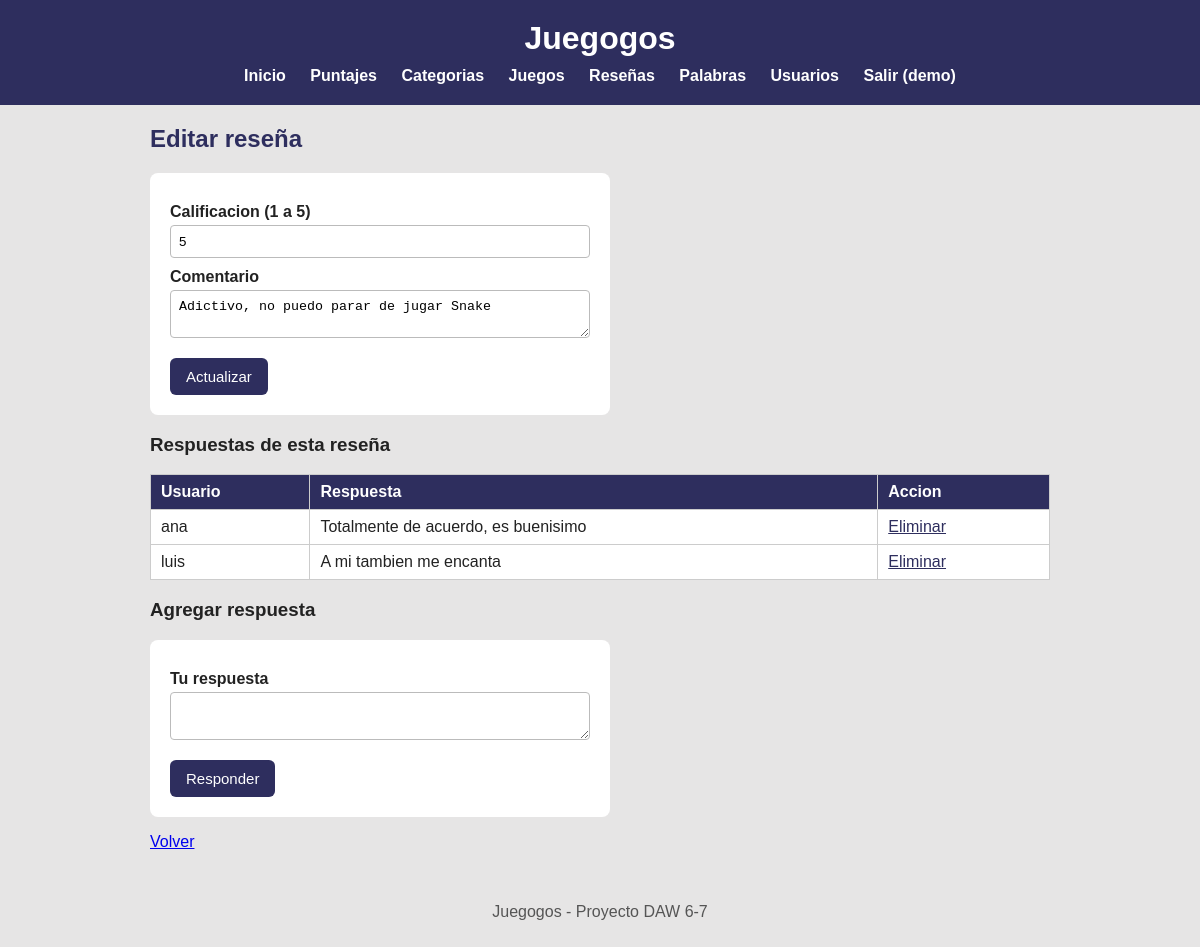
Screenshot of /index.php?url=resenas/editarForm&id=1 (signed in) with the database file from the repository.
### tables this page shows
CREATE TABLE resenas (
  id           INT AUTO_INCREMENT PRIMARY KEY,
  usuario_id   INT NOT NULL,
  juego_id     INT NOT NULL,
  calificacion INT NOT NULL,
  comentario   TEXT,
  fecha        DATETIME DEFAULT CURRENT_TIMESTAMP,
  FOREIGN KEY (usuario_id) REFERENCES usuarios(id) ON DELETE CASCADE,
  FOREIGN KEY (juego_id)   REFERENCES juegos(id)   ON DELETE CASCADE
);

CREATE TABLE respuestas (
  id         INT AUTO_INCREMENT PRIMARY KEY,
  resena_id  INT NOT NULL,
  usuario_id INT NOT NULL,
  texto      TEXT NOT NULL,
  fecha      DATETIME DEFAULT CURRENT_TIMESTAMP,
  FOREIGN KEY (resena_id)  REFERENCES resenas(id)  ON DELETE CASCADE,
  FOREIGN KEY (usuario_id) REFERENCES usuarios(id) ON DELETE CASCADE
);

CREATE TABLE usuarios (
  id      INT AUTO_INCREMENT PRIMARY KEY,
  usuario VARCHAR(50)  NOT NULL UNIQUE,
  correo  VARCHAR(100) NOT NULL,
  clave   VARCHAR(255) NOT NULL
);

### app/controllers/ResenaController.php (called while the page is built, shortened)
<?php
require_once __DIR__ . "/../models/Resena.php";
require_once __DIR__ . "/../models/Respuesta.php";
class ResenaController
{
    public function editarForm()
    {
        $id = $_GET["id"] ?? 0;
        $resena = Resena::obtenerPorId($id);
        $respuestas = Respuesta::obtenerPorResena($id);
        require __DIR__ . "/../views/resenas/editar.php";
    }
}

### app/models/Resena.php (called while the page is built, shortened)
<?php
class Resena
{
    public static function obtenerPorId($id)
    {
        $conn = Conexion::conectar();
        $id = (int)$id;
        $sql = "SELECT id, usuario_id, juego_id, calificacion, comentario
                FROM resenas WHERE id=$id LIMIT 1";
        $res = $conn->query($sql);
        return $res->fetch_assoc();
    }
}

### app/models/Respuesta.php (called while the page is built, shortened)
<?php
class Respuesta
{
    public static function obtenerPorResena($resena_id)
    {
        $conn = Conexion::conectar();
        $resena_id = (int)$resena_id;
        $sql = "SELECT rp.id, rp.texto, rp.fecha,
                       u.usuario AS nombre_usuario
                FROM respuestas rp
                JOIN usuarios u ON u.id = rp.usuario_id
                WHERE rp.resena_id = $resena_id
                ORDER BY rp.id";
        $res = $conn->query($sql);
        $respuestas = [];
        while ($fila = $res->fetch_assoc()) {
            $respuestas[] = $fila;
        }
        return $respuestas;
    }
}

### app/views/resenas/editar.php (the view, shortened to what this page needs)
<?php $titulo = "Editar reseña"; require __DIR__ . "/../partials/header.php"; ?>
<h2>Editar reseña</h2>
<?php if (!$resena): ?>
    <p class="mensaje">No existe la reseña.</p>
    <p><a href="index.php?url=resenas/listar">Volver</a></p>
<?php else: ?>
    <form method="POST" action="index.php?url=resenas/actualizar" onsubmit="return validar()">
        <label for="calificacion">Calificacion (1 a 5)</label>
        <input type="number" id="calificacion" name="calificacion" min="1" max="5"
               value="<?= htmlspecialchars($resena["calificacion"]) ?>" required>
        <label for="comentario">Comentario</label>
        <textarea id="comentario" name="comentario"><?= htmlspecialchars($resena["comentario"]) ?></textarea>
        <button type="submit">Actualizar</button>
    </form>
    <h3>Respuestas de esta reseña</h3>
    <table>
        <tr>
            <th>Usuario</th>
            <th>Respuesta</th>
            <th>Accion</th>
        </tr>
        <?php foreach ($respuestas as $rp): ?>
            <tr>
                <td><?= htmlspecialchars($rp["nombre_usuario"]) ?></td>
                <td><?= htmlspecialchars($rp["texto"]) ?></td>
                <td>
                    <a href="index.php?url=respuestas/eliminar&id=<?= $rp["id"] ?>&resena_id=<?= $resena["id"] ?>"
                       onclick="return confirm('Eliminar respuesta?')">Eliminar</a>
                </td>
            </tr>
        <?php endforeach; ?>
    </table>
    <h3>Agregar respuesta</h3>
    <form method="POST" action="index.php?url=respuestas/crear" onsubmit="return validarResp()">
        <label for="texto">Tu respuesta</label>
        <textarea id="texto" name="texto" required></textarea>
        <button type="submit">Responder</button>
    </form>
    <p><a href="index.php?url=resenas/listar">Volver</a></p>
<?php endif; ?>
<?php require __DIR__ . "/../partials/footer.php"; ?>

### public/css/estilos.css (style rules this page uses)
body { font-family: Arial, Helvetica, sans-serif; margin: 0; padding: 0; background-color: rgb(230, 229, 229); color: #222; }
h2 { color: rgb(46, 46, 94); }
.boton, button { display: inline-block; background-color: rgb(46, 46, 94); color: white; border: none; padding: 10px 16px; border-radius: 6px; text-decoration: none; cursor: pointer; font-size: 15px; }
table { border-collapse: collapse; width: 100%; background: white; margin-top: 12px; }
th, td { border: 1px solid #ccc; padding: 8px 10px; text-align: left; }
th { background: rgb(46, 46, 94); color: white; }
td a { color: rgb(46, 46, 94); margin-right: 8px; }
form { background: white; padding: 20px; border-radius: 8px; max-width: 420px; margin-top: 12px; }
form label { display: block; margin-top: 10px; font-weight: bold; }
form input, form textarea, form select { width: 100%; padding: 8px; margin-top: 4px; box-sizing: border-box; border: 1px solid #bbb; border-radius: 4px; }

### rows the page displays
resenas: calificacion "5", comentario "Adictivo, no puedo parar de jugar Snake"
respuestas: usuario.usuario "ana", texto "Totalmente de acuerdo, es buenisimo"
respuestas: usuario.usuario "luis", texto "A mi tambien me encanta"

### other values shown
$_SESSION["usuario"] "demo"
